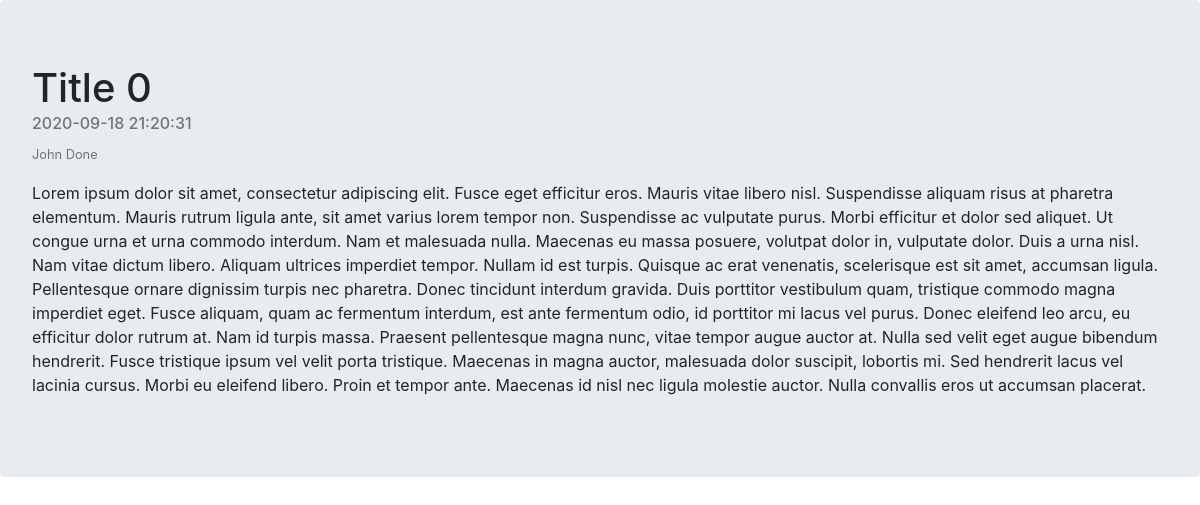
/articles/1, run on the app's committed database.
### tables this page shows
CREATE TABLE article (
    id integer PRIMARY KEY,
    title CHAR(100),
    text text,
    author_id integer,
    timestamp TIMESTAMP DEFAULT CURRENT_TIMESTAMP,
    read_counter integer DEFAULT 0
    );

CREATE TABLE author (
    id integer PRIMARY KEY,
    name CHAR(50));

### r2020/den3/webserver.py (the view)
@app.route('/articles/<int:article_id>')
def article_view(article_id):
    with sqlite3.connect(db_file) as conn:
        cursor = conn.cursor()
        query = 'SELECT ar.id, ar.title, ar.text, ar.timestamp, au.name ' \
                'FROM article ar ' \
                'JOIN author au ON ar.author_id = au.id' \
                f' WHERE ar.id={article_id}'
        cursor.execute(query)
        article = cursor.fetchone()
        print(article)
        return render_template("article.html", article=article)

### r2020/den3/templates/article.html (shortened to what this page needs)
<!DOCTYPE html>
<html lang="en">
<head>
    <link rel="stylesheet" href="https://stackpath.bootstrapcdn.com/bootstrap/4.3.1/css/bootstrap.min.css">
</head>
<body>
<div class="jumbotron">
    <h1>{{article[1]}}</h1>
      <h6 class="card-subtitle mb-2 text-muted">{{ article[3] }}</h6>
      <p class="card-text"><small class="text-muted">{{ article[4] }}</small></p>
      <p>{{ article[2] }}</p>
</div>
</body>
</html>

### data on the page
article: title "Title 0", timestamp "2020-09-18 21:20:31", text "Lorem ipsum dolor sit amet, consectetur adipiscing elit. Fusce eget efficitur eros. Mauris vitae libero nisl. Suspendisse aliquam risus at pharetra elementum. Mauris rutrum ligula ante, sit amet varius lorem tempor non. Suspendisse ac vulputate purus. Morbi efficitur et dolor sed aliquet. Ut congue urna et urna commodo interdum. Nam et malesuada nulla. Maecenas eu massa posuere, volutpat dolor in, vulputate dolor. Duis a urna nisl. Nam vitae dictum libero. Aliquam ultrices imperdiet tempor. Nullam id est turpis. Quisque ac erat venenatis, scelerisque est sit amet, accumsan ligula. Pellentesque ornare dignissim turpis nec pharetra. Donec tincidunt interdum gravida. Duis porttitor vestibulum…"
author: name "John Done"
